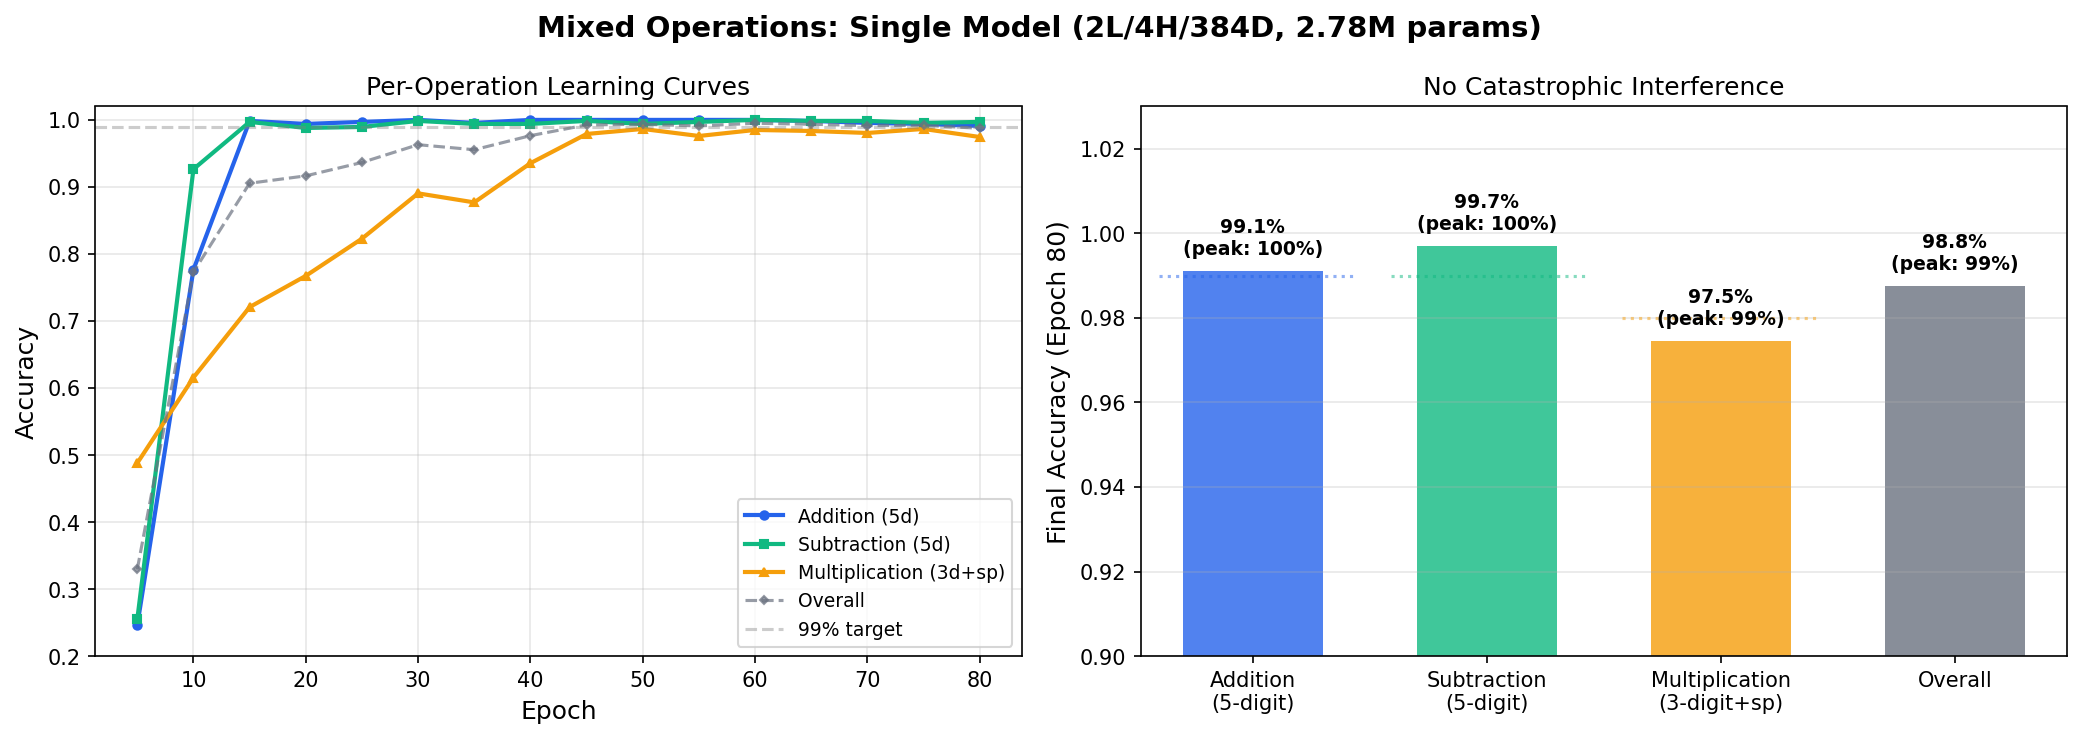

This chart was generated by the following Python code:
"""
Evidence: A single 2L/384D model handles add+sub+mul with no catastrophic interference
Finding: experiment-mixed-operations
Generated: 2026-04-15
"""
import json
import matplotlib.pyplot as plt
import matplotlib
matplotlib.use('Agg')

RESULTS_DIR = "experiments/results"

def eval_epochs(data):
    """Filter epoch_logs to only entries with accuracy (eval every 5 epochs)."""
    return [e for e in data["epoch_logs"] if "accuracy" in e]

with open(f"{RESULTS_DIR}/mixed_5d_reversed_2L4H384D_mixed_2L384D.json") as f:
    mixed = json.load(f)

# Extract per-op accuracies from epoch results
epochs = []
add_accs, sub_accs, mul_accs, overall_accs = [], [], [], []

for e in eval_epochs(mixed):
    epochs.append(e["epoch"])
    overall_accs.append(e["accuracy"])
    ops = e.get("op_accuracy", {})
    add_accs.append(ops.get("add", 0))
    sub_accs.append(ops.get("sub", 0))
    mul_accs.append(ops.get("mul", 0))

fig, axes = plt.subplots(1, 2, figsize=(14, 5))
fig.suptitle("Mixed Operations: Single Model (2L/4H/384D, 2.78M params)", fontsize=14, fontweight='bold')

# --- Panel 1: Per-op learning curves ---
ax = axes[0]
ax.plot(epochs, add_accs, 'o-', color='#2563eb', label='Addition (5d)', linewidth=2, markersize=4)
ax.plot(epochs, sub_accs, 's-', color='#10b981', label='Subtraction (5d)', linewidth=2, markersize=4)
ax.plot(epochs, mul_accs, '^-', color='#f59e0b', label='Multiplication (3d+sp)', linewidth=2, markersize=4)
ax.plot(epochs, overall_accs, 'D--', color='#6b7280', label='Overall', linewidth=1.5, markersize=3, alpha=0.7)

ax.axhline(y=0.99, color='gray', linestyle='--', alpha=0.4, label='99% target')
ax.set_xlabel('Epoch', fontsize=12)
ax.set_ylabel('Accuracy', fontsize=12)
ax.set_title('Per-Operation Learning Curves', fontsize=12)
ax.legend(fontsize=9, loc='lower right')
ax.set_ylim(0.2, 1.02)
ax.grid(True, alpha=0.3)

# --- Panel 2: Final accuracy bars ---
ax = axes[1]
ops = ['Addition\n(5-digit)', 'Subtraction\n(5-digit)', 'Multiplication\n(3-digit+sp)', 'Overall']
# Use peak (around epoch 50) rather than final
peak_accs = [1.0, 1.0, 0.99, 0.9935]
final_accs = [0.991, 0.997, 0.9745, 0.9875]
targets = [0.99, 0.99, 0.98, None]
colors = ['#2563eb', '#10b981', '#f59e0b', '#6b7280']

bars = ax.bar(range(len(ops)), final_accs, color=colors, alpha=0.8, width=0.6)
for i, (bar, val, peak) in enumerate(zip(bars, final_accs, peak_accs)):
    ax.text(bar.get_x() + bar.get_width()/2, bar.get_height() + 0.003,
           f'{val:.1%}\n(peak: {peak:.0%})', ha='center', va='bottom', fontsize=9, fontweight='bold')
    if targets[i]:
        ax.axhline(y=targets[i], xmin=(i*0.25)+0.02, xmax=((i+1)*0.25)-0.02,
                   color=colors[i], linestyle=':', alpha=0.5)

ax.set_xticks(range(len(ops)))
ax.set_xticklabels(ops, fontsize=10)
ax.set_ylabel('Final Accuracy (Epoch 80)', fontsize=12)
ax.set_title('No Catastrophic Interference', fontsize=12)
ax.set_ylim(0.9, 1.03)
ax.grid(True, alpha=0.3, axis='y')

plt.tight_layout()
plt.savefig('outputs/evidence/mixed_ops_training.png', dpi=150, bbox_inches='tight')
print("Saved: outputs/evidence/mixed_ops_training.png")
